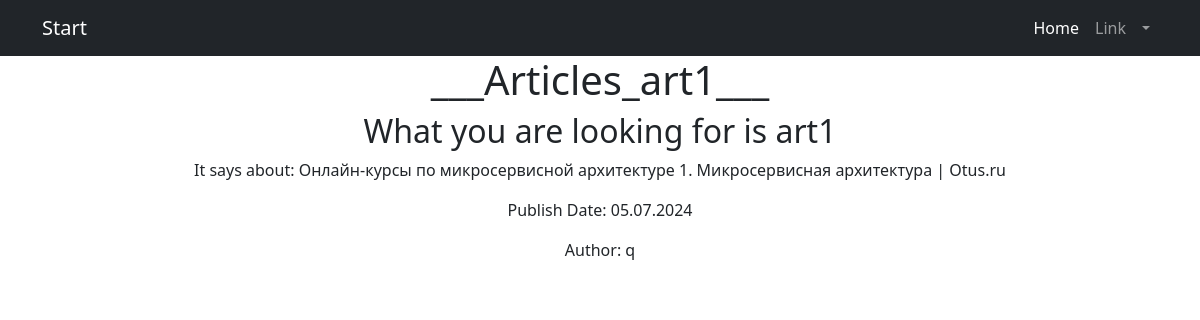
Screenshot of /protect/articles/1/ (signed in) with the database file from the repository.
### news/models.py (models this page shows, shortened)
class Post(models.Model):
    author = models.ForeignKey('Author', on_delete=models.CASCADE)
    POST_TYPES = (
        ('article', 'Article'),
        ('news', 'News'),
    )
    post_type = models.CharField(max_length=10, choices=POST_TYPES)
    created_at = models.DateTimeField(auto_now_add=True)
    categories = models.ManyToManyField('Category', through='PostCategory')
    title = models.CharField(max_length=255)
    content = models.TextField()
    rating = models.IntegerField(default=0)
    authorname = models.CharField(max_length=255)
    category = models.ForeignKey('Category', on_delete=models.CASCADE, related_name='post_related')

class Author(models.Model):
    user = models.OneToOneField(User, on_delete=models.CASCADE)
    rating = models.IntegerField(default=0)
    def __str__(self):
        return self.user.username

### news/views.py (the view)
# urls.py: path('articles/<int:id>/', views.articles_full_detail, name='articles_full_detail'),  # all art
@login_required
def articles_full_detail(request, id):
    post = Post.objects.get(pk=id)
    post_info = {
        'title': post.title,
        'content': post.content,
        'publish_date': post.created_at.strftime('%d.%m.%Y'),
        'author': post.authorname,
    }
    news_article = get_object_or_404(Post, id=id)
    return render(request, 'articles_full_detail.html', {'post': news_article, 'id': id})

### news/templatetags/censor.py (called while the page is built)
@register.filter(name='censor')
def censor(value):
    banned_words = ['badword', 'badword1', 'badword2']
    for word in banned_words:
        if isinstance(word, str):
            value = value.replace(word[1:], '*' * len(word[1:]))
    return value

### news/templates/articles_full_detail.html
{% extends 'flatpages/default.html' %}
{% load censor %}
{% block content %}
<h1>___Articles_{{ post.title|censor }}___</h1>
    <h2>What you are looking for is {{ post.title|censor }}</h2>
    <p>It says about: {{ post.content|censor }}</p>
    <p>Publish Date: {{ post.created_at|date:"d.m.Y" }}</p>
    {% if post.author %}
    <p>Author: {{ post.author }}</p>
    {% endif %}
{% endblock %}

### rows the page displays
Post: title|censor "art1", content|censor "Онлайн-курсы по микросервисной архитектуре 1. Микросервисная архитектура | Otus.ru", created_at "05.07.2024", author "q"
